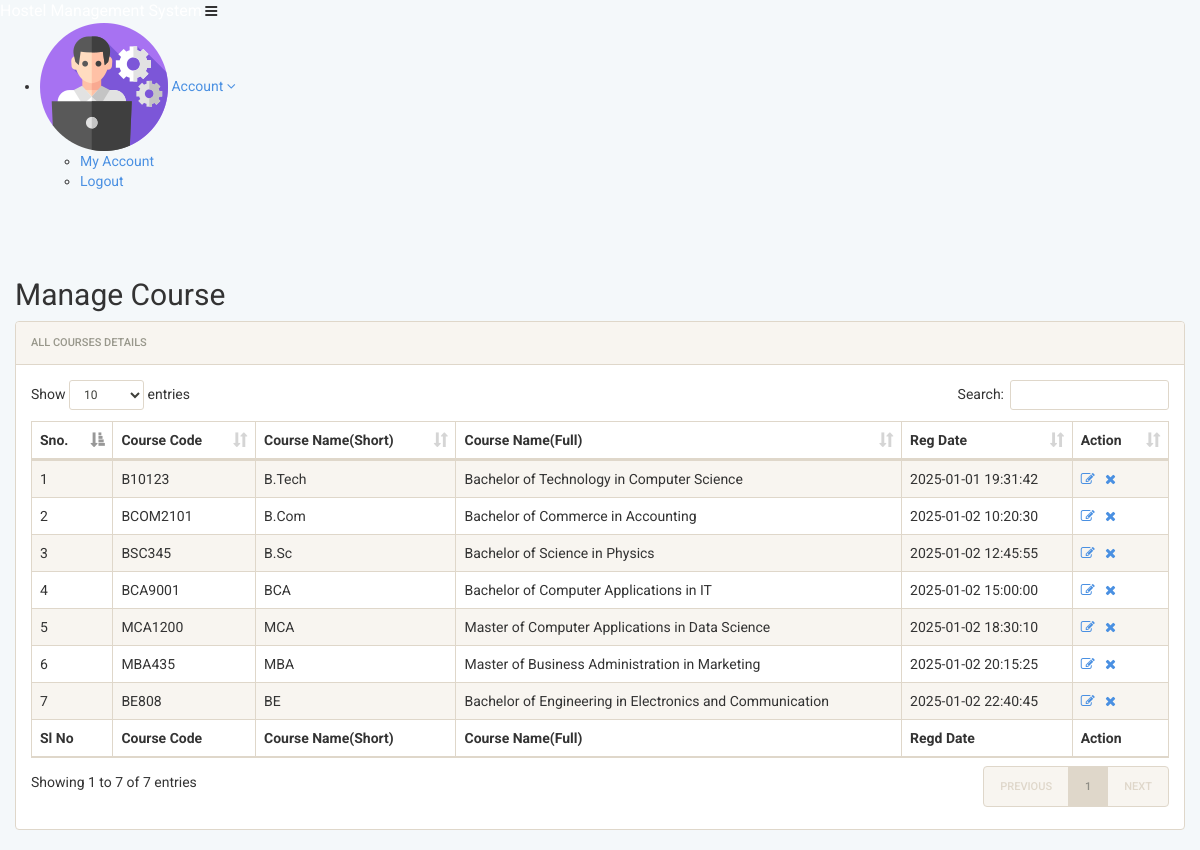
Page /hostel/admin/manage-courses.php (signed in) on the committed database.
### tables this page shows
CREATE TABLE `courses` (
  `id` int(11) NOT NULL,
  `course_code` varchar(255) DEFAULT NULL,
  `course_sn` varchar(255) DEFAULT NULL,
  `course_fn` varchar(255) DEFAULT NULL,
  `posting_date` timestamp NULL DEFAULT current_timestamp()
);

### hostel/admin/manage-courses.php (the view, shortened to what this page needs)
<?php
include('includes/config.php');
?>
<!doctype html>
<html lang="en" class="no-js">
<head>
	<link rel="stylesheet" href="css/font-awesome.min.css">
	<link rel="stylesheet" href="css/bootstrap.min.css">
	<link rel="stylesheet" href="css/dataTables.bootstrap.min.css">
	<link rel="stylesheet" href="css/bootstrap-social.css">
	<link rel="stylesheet" href="css/bootstrap-select.css">
	<link rel="stylesheet" href="css/fileinput.min.css">
	<link rel="stylesheet" href="css/awesome-bootstrap-checkbox.css">
	<link rel="stylesheet" href="css/style.css">
</head>
<body>
	<?php include('includes/header.php');?>
	<div class="ts-main-content">
		<div class="content-wrapper">
			<div class="container-fluid">
				<div class="row">
					<div class="col-md-12">
						<h2 class="page-title" style="margin-top:4%">Manage Course</h2>
						<div class="panel panel-default">
							<div class="panel-heading">All Courses Details</div>
							<div class="panel-body">
								<table id="zctb" class="display table table-striped table-bordered table-hover" cellspacing="0" width="100%">
									<thead>
										<tr>
											<th>Sno.</th>
											<th>Course Code</th>
											<th>Course Name(Short)</th>
											<th>Course Name(Full)</th>
											<th>Reg Date </th>
											<th>Action</th>
										</tr>
									</thead>
									<tfoot>
										<tr>
											<th>Sl No</th>
											<th>Course Code</th>
											<th>Course Name(Short)</th>
											<th>Course Name(Full)</th>
											<th>Regd Date</th>
											<th>Action</th>										</tr>
									</tfoot>
									<tbody>
<?php
$ret="select * from courses";
$stmt= $mysqli->prepare($ret) ;
$stmt->execute() ;
$res=$stmt->get_result();
$cnt=1;
while($row=$res->fetch_object())
	  {
	  	?>
<tr><td><?php echo $cnt;;?></td>
<td><?php echo $row->course_code;?></td>
<td><?php echo $row->course_sn;?></td>
<td><?php echo $row->course_fn;?></td>
<td><?php echo $row->posting_date;?></td>
<td><a href="edit-course.php?id=<?php echo $row->id;?>"><i class="fa fa-edit"></i></a>&nbsp;&nbsp;
<a href="manage-courses.php?del=<?php echo $row->id;?>" onclick="return confirm("Do you want to delete");"><i class="fa fa-close"></i></a></td>
										</tr>
									<?php
$cnt=$cnt+1;
									 } ?>
									</tbody>
								</table>
							</div>
						</div>
					</div>
				</div>
			</div>
		</div>
	</div>
</body>
</html>

### hostel/admin/includes/header.php
<div class="brand clearfix">
		<a href="#" class="logo" style="font-size:16px; color:#fff;">Hostel Management System</a>
		<span class="menu-btn"><i class="fa fa-bars"></i></span>
		<ul class="ts-profile-nav">
			<li class="ts-account">
				<a href="#"><img src="img/software-engineer.png" class="ts-avatar hidden-side" alt=""> Account <i class="fa fa-angle-down hidden-side"></i></a>
				<ul>
					<li><a href="admin-profile.php">My Account</a></li>
					<li><a href="logout.php">Logout</a></li>
				</ul>
			</li>
		</ul>
	</div>

### hostel/admin/css/style.css (style rules this page uses)
html { font-size: 14px; font-family: 'Lato', sans-serif; scroll-behavior: smooth; }
@media only screen and (min-width: 480px) { html { font-size: 17px; } }
@media only screen and (min-width: 768px) { html { font-size: 14px; } }
body { font-size: 1em; background-color: #f4f8fa; color: #333; }
a { color: #4a90e2; transition: color 0.3s ease; }
.panel { overflow: hidden; }
.ts-main-content .content-wrapper { padding-top: 20px; margin-top: 10px; }

### rows in the picture
courses: course_code "B10123", course_sn "B.Tech", course_fn "Bachelor of Technology in Computer Science", posting_date "2025-01-01 19:31:42"
courses: course_code "BCOM2101", course_sn "B.Com", course_fn "Bachelor of Commerce in Accounting", posting_date "2025-01-02 10:20:30"
courses: course_code "BSC345", course_sn "B.Sc", course_fn "Bachelor of Science in Physics", posting_date "2025-01-02 12:45:55"
courses: course_code "BCA9001", course_sn "BCA", course_fn "Bachelor of Computer Applications in IT", posting_date "2025-01-02 15:00:00"
courses: course_code "MCA1200", course_sn "MCA", course_fn "Master of Computer Applications in Data Science", posting_date "2025-01-02 18:30:10"
courses: course_code "MBA435", course_sn "MBA", course_fn "Master of Business Administration in Marketing", posting_date "2025-01-02 20:15:25"
courses: course_code "BE808", course_sn "BE", course_fn "Bachelor of Engineering in Electronics and Communication", posting_date "2025-01-02 22:40:45"
